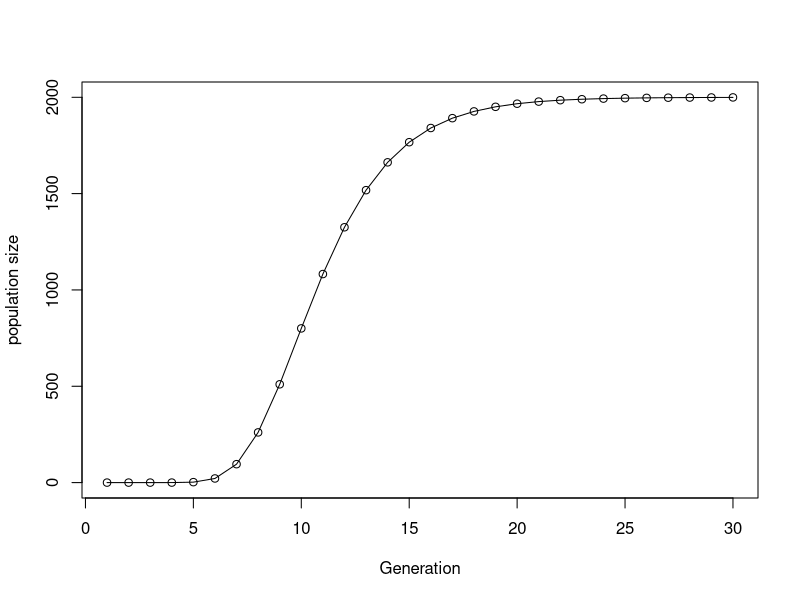
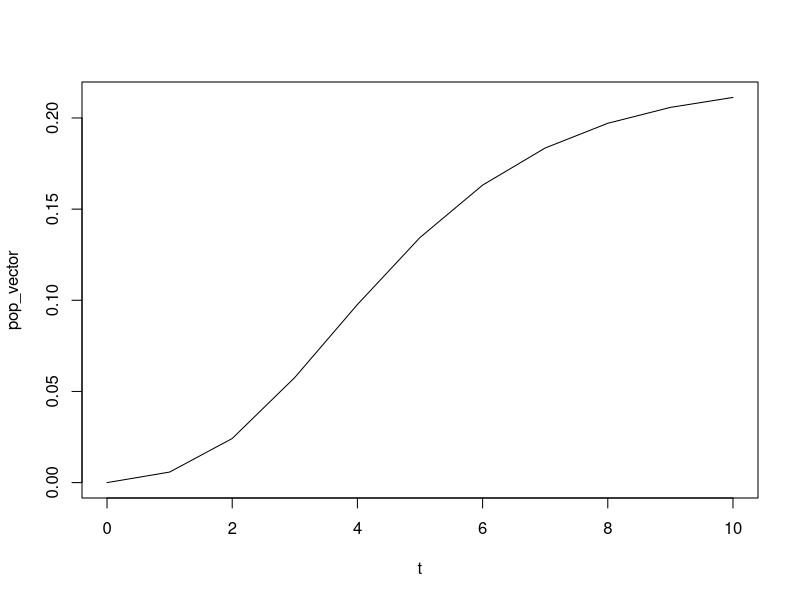

Source code (R) for these figures, in order:
# 22 Oct 2016. start 9:20 am

#First some notes from lecture:

# Have to change the acutal index to make changes permanent!
unchanged <- changed <- c("a", "c", "e")
for(each in changed){
  each <- toupper(each)
  print(each)
} 
identical(changed, unchanged) #No change has happened
changed

for(i in 1:length(changed)){
  changed[i] <- toupper(changed[i])
}
identical(changed, unchanged) #Success!
changed

#2.6 Exercises
#1. Write a loop that prints out the numbers from 20 to 10
for (i in 20:10){
  print(i)
}

#2. Write a loop that print out only the numbers from 20 to 10 that are even
is_even <- function(x){
  if (x %% 2 == 0){
    return(TRUE)
  }else{
    return(FALSE)
  }
}

for (i in 20:10){
  if (is_even(i)){
  print(i)
}
}

#3. Write a function that calculates whether a number is a prime number (hint: what does 2 %% 3 give you?)
# The hint didn't help. I had to cheat and copy from internet.


is_prime <- function(num) {
  if (num == 2) {
    TRUE
  } else if (any(num %% 2:(num-1) == 0)) {# see example function of a"any"
    FALSE
  } else { 
    TRUE
  }
}

b <- 37
if(is_prime(b)){
  cat(b, "is prime")
} else {
  cat(b, "is not prime")
}



# 4. Write a loop that prints out the numbers from 1 to 20, printing “Good: NUMBER” if the number is
# divisible by five and “Job: NUMBER” if then number is prime, and nothing otherwise.

div_by_five <- function(x) {
  if(x %% 5 == 0) {
    return(TRUE)
  }else{
    return(FALSE)
  }
}
  

for (i in 1:20){
  if(i == 5){
    cat("Damn Good Job", i, "\n")
  }
  else if (div_by_five(i)){
    cat("Good: ",i, "\n")
  }else if(is_prime(i)){
    cat("job: ", i, "\n")
  }
}

# 4. A biologist is modelling population growth using a Gompertz curve, which is defined as y(t) = a.e−b.e−c.t
# where y is population size, t is time, a and b are parameters, and e is the exponential function. Write
# them a function that calculates population size at any time for any values of its parameters.

#First here is Marley's code in case I can help her:
gompertz<-function(time, a, b, c){
  y<-a*exp(-b*exp(-c*time))
  return(y)
}

pop_size_at_t <- function(t, a, b, c){
  y = a*(exp(-b*(exp(-c*t))))
  return(y)
}
print(pop_size_at_t(4,20,33,1))
print(gompertz(4, 20, 33, 1))

# Well, I think the above is working, but have some doubts
# Marley's works as mine. Doubts caused by not finding arguments that would help testing. Got those eventually.

# 5. The biologist likes your function so much they want you to write another function that plots the progress
# of the population over a given length of time. Write it for them.

pop_size_over_time <- function(final_time,a,b,c){
  for (i in 1:final_time){
    cat(i, ",", pop_size_at_t(i, a, b, c), "\n")
  }
}
#pop_size_over_time(30,2000,3000,2)# still don't like look of output

# 6. The biologist likes your function so much they want you to write another function that plots the progress
# of the population over a given length of time. Write it for them.


get_pop_growth_list <- function(final_time,a,b,c){
  pop_growth_list <- c()#create empty list
  for (i in 1:final_time){
    current_pop_size <- pop_size_at_t(i, a, b, c)
    pop_growth_list <- c(pop_growth_list, current_pop_size)#add to growing list
  }
  return(pop_growth_list)
}
final_time <- 30
a <- 2000
b <- 50
c <- 0.4
d = get_pop_growth_list(final_time,a,b,c)

plot(d,type="o", col = ifelse(d < a,'black',ifelse(b, 'blue', "red")), xlab="Generation", ylab = "population size") # that was easy

#Here is how Karen Mock did it - she made a vector of time intervals, then looped across them and used them in the plot
# Clever:
GompFun <- function (a,b,c,d) { # a,b,c, constants, d = max time
  t <- 0
  pop_vector <- 0
  time_span <- c(1:d)
  for (i in time_span) {
    t <- c(t,i) # incrementing to make a vector
    pop_size <- a*exp(-b*exp(-c*i)) # within-function variable
    pop_vector <-  c(pop_vector, pop_size) # incrementing to make a vector
  }
  plot(t, pop_vector, type = "l")
}
GompFun(.22,6,.5,10)

#pop_size_over_time(final_time,a,b,c)
# 8. You are beginning to suspect the biologist is taking advantage of you. Modify your function to plot in
# purple any y value that’s above a and b. Hint: try putting 3==3 & 2==2 and 3==4 | 2==2 into an if
# statement and see what you get. Using this construction may make this simpler.

# I am starting to suspect that either my initial function is not working, or I am missing a key element
# taking too much time. I now see that I need to build a separate function to determine col

# 9. Write a function that draws boxes of a specified width and height that look like this (height 3, width 5):
#   *****
#   *   *
#   *****

draw_box <- function(height,width){
  cat(paste(replicate(width, "*"), collapse = "")) #This is the top line
  cat("\n") # new line
  for(i in 3:height){
    cat("*", paste(replicate((width-4), " "), collapse = ""), "*", "\n") # draw the sides for middle rows
  }
  cat(paste(replicate(width, "*"), collapse = ""), "\n") 
}
draw_box(4,14)

#10.
mid <- function(height){
  return (floor((height-2)/2))
}

draw_text_box <- function(height,width, text){
  if(nchar(text) > width-4){
    return("text too long")
  }
  cat(paste(replicate(width, "*"), collapse = "")) #This is the top line
  cat("\n") # new line
  for(i in 1:mid(height)){#draw sides above text
    cat("*", paste(replicate((width-4), " "), collapse = ""), "*", "\n") # draw the sides for middle rows
  }
  cat("*", text, paste(replicate(((width-5)-nchar(text)), " "), collapse = ""), "*","\n")
  for(i in 1:mid(height)){#draw sides below text
    cat("*", paste(replicate((width-4), " "), collapse = ""), "*", "\n") # draw the sides for middle rows
  }
  cat(paste(replicate(width, "*"), collapse = "")) 
}
draw_text_box(9,24, "1234")

# OK - this is getting a bit tedious. I mean, I do see how it is helping with functions and indexing
# I am also noticing that my function is starting to get rather long and I should break it down further

# 12. In ecology, hurdle models are often used to model the abundance of species found on surveys. They
# first model the probability that a species will be present at a site (drawn, for example, from a Bernoulli
# distribution) and then model the abundance for any species that is present 
# (drawn, for example, from the Poisson distribution). Write a function that simulates 
# the abundance of a species at n sites given a probability of presence (p) and that its abundance
# is drawn from a Poisson with a given λ. Hint: there is no Bernoulli distribution in R, but the Bernoulli
# is a special case of what distribution?...

presence <- function(p){
  return(rbinom(1, 1, p))
}
#print(presence(0.5))
#OK - I think that is giving me what I want for first step
#But now we need to hurdle to next step. If present, simulate abundance with 

abundance <- function(p, lam) {
  if(rbinom(1, 1, p) == 1){
    return(rpois(1, lam))
  }else{
    return(0)
  }
}
#abundance(0.5, 100.3)# I think that is working.Not sure if this is how you want it implemented

# 13. An ecologist really likes your hurdle function (will you never learn?). Write them a function that simulates
# lots of species (each with their own p and λ) across n sites. Return the results in a matrix where each
# species is a column, and each site a row (this is the standard used for ecology data in R).

# So we input what? output is simulating each species once, so one abundance value?
# I am not sure of the input for this. Do I have a list of lists for each species? 
# p and lambda for each species. Then I run my function n times for each species, 
# where n is the number of sites?
# could run simulation for each species for each site. Or maybe better to run set first param of rpois
# to number of sites?

# Decided, after discussion with collaborators, if said ecologist cannot write code, then they may have the input
# in a csv format. So this code expects a csv input with a header and three columns: 1. species (a species name includes
# a genus, followed by a space, followed by the specific epithet - the space should not be a problem since it 
# is one character in the string. col 2 is probability of presence (p) and 3. Lambda for abundance (given presence)
# Start out simply with file in same path as script (must learn how to control path in R!)

# Try to input and test file:
pathway <- "/Users/Paul13/Dropbox/docs_wolf/Python_files/2016_Programming/r-intro-Wolflab/"
filename <- paste(pathway, "species_list.csv", sep = '')
# Above two rows not used if input file in same dir as script (need to know how to control this)
# This can be taken care of in final version as function that takes number of sites and path to file
species_data <- read.csv("species_list.csv", header = TRUE, as.is = TRUE )
head(species_data, 10)#Phew
#print(species_data[1,])# test row index
#print(4 * (species_data[2,2])) # test that number is not character
#print(nrow(species_data)) # check number of rows
# Good I can index data frame

# for(i in 1:nrow(species_data)){
#   species <- species_data[i,1]
#   p <- species_data[i,2]
#   lam <- species_data[i,3]
#   ab <- abundance(p, lam)
#   cat(species, ab, sep = " ", "\n")
# }

get_abundances_for_site <- function(species_data){
  output <- c()
  for(i in 1:nrow(species_data)){
    species <- species_data[i,1]
    p <- species_data[i,2]
    lam <- species_data[i,3]
    ab <- abundance(p, lam)
    info <- list(species, ab)
    output <- c(output,info)
    #cat(species, ab, sep = " ", "\n")
  }
  return(output)
}

# Now I need to loop over sites
# Ask Will about data frames. Seems silly to loop over a date frame or even a matrix


#Now do this as a function using a matrix:
# sim.comm <- function(spp.lam, spp.p, spp.names, n.sites){
#   #Make a matrix that you're going to output
#   #Loop over all the species
#   #Use your species simulation function and put that in the right row in your matrix
#   #End loop
#   #Do any cleanup you want on the matrix and return
# }
